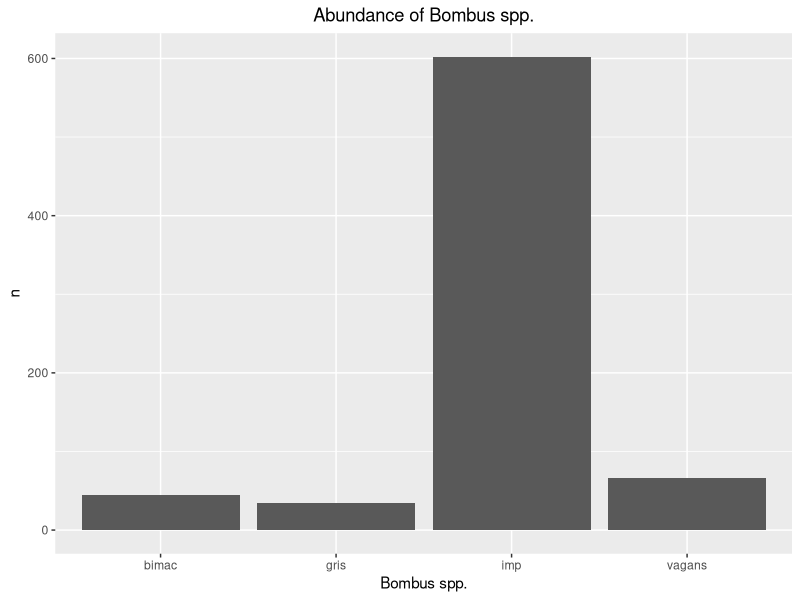
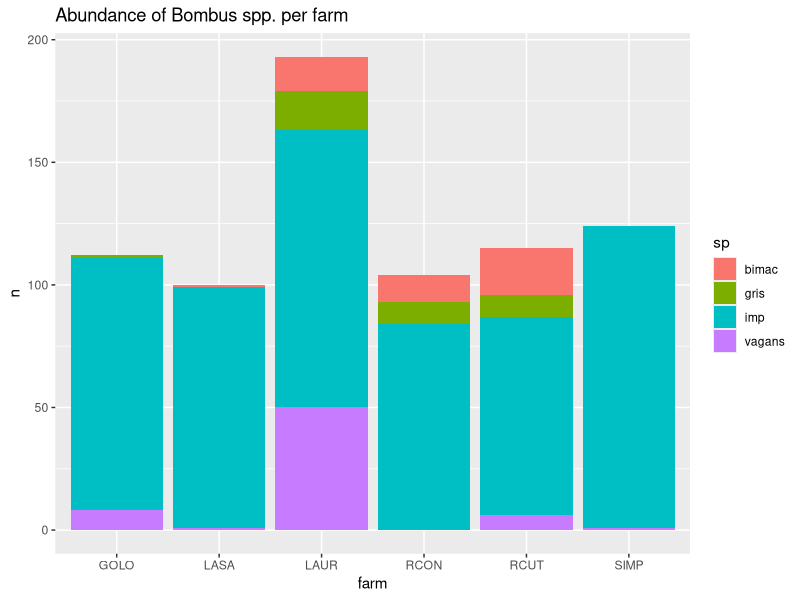
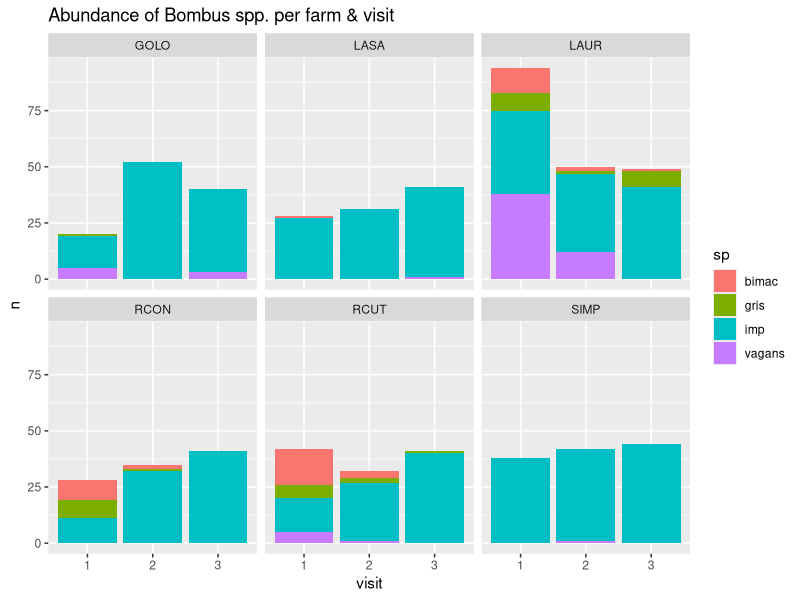
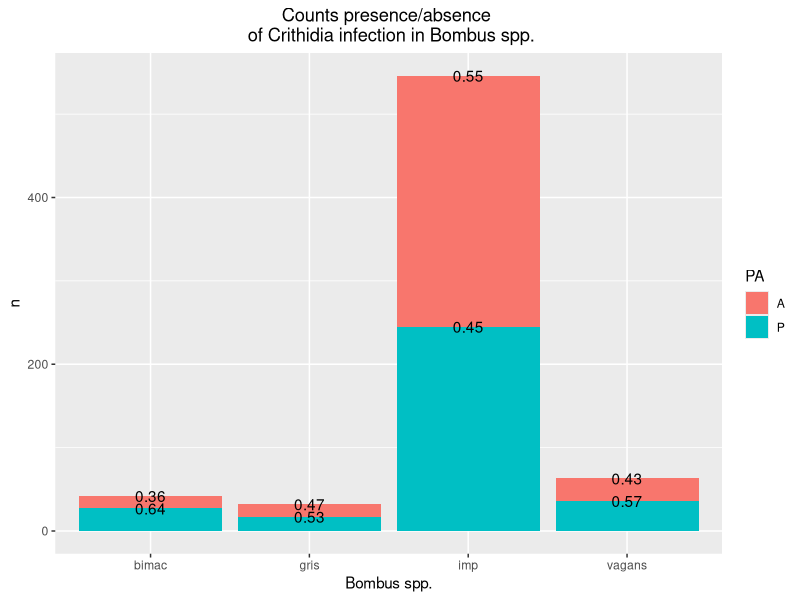
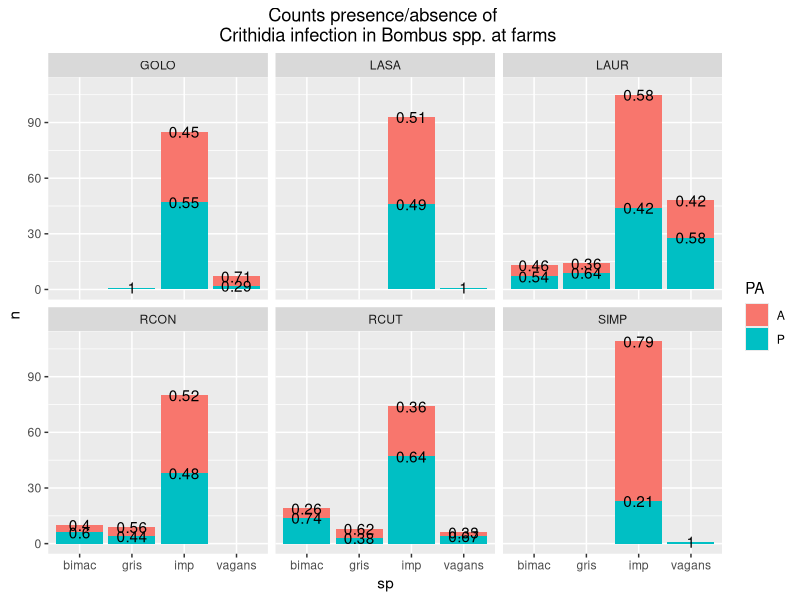
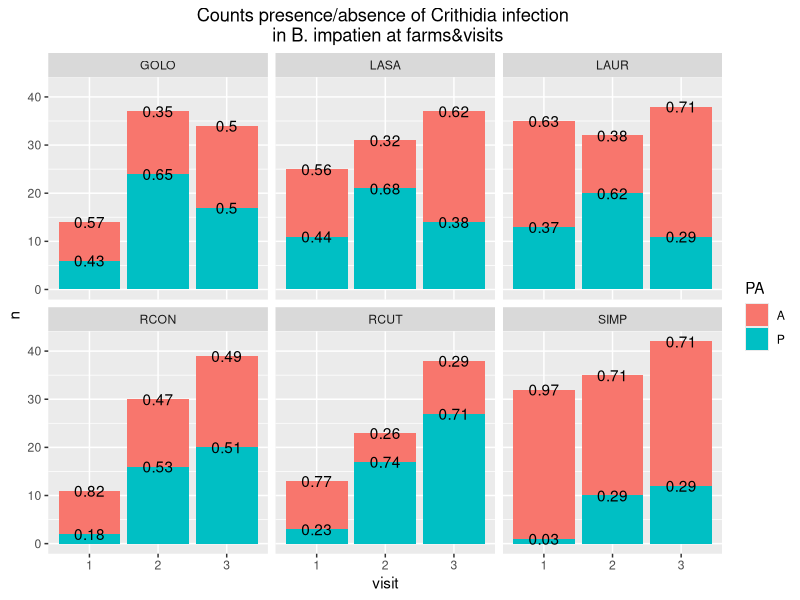
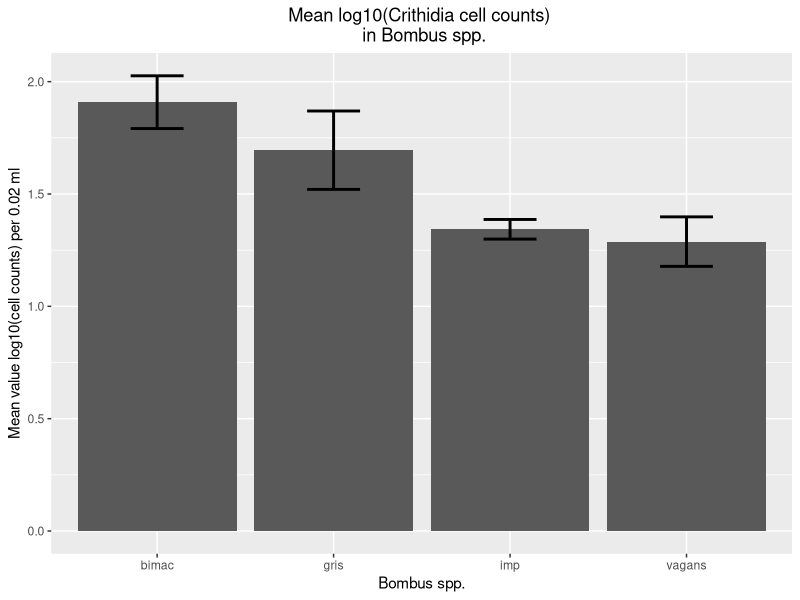
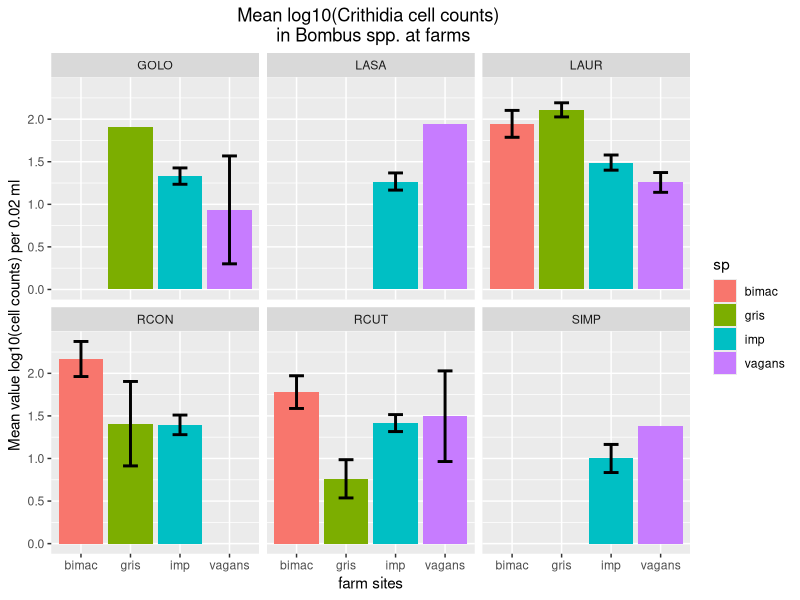

Write the R code that produced these figures, in order.
## ---- chunk 1
require(here)
library(dplyr)
library(tidyverse)
library(ggplot2)
library(lattice)
library(GGally)
## ---- chunk 2
crit_ast <- read.csv(here("data", "crit_ast_v1.csv")) #dataframe with all cut flowers together
crit_ast<-crit_ast[,-1] # get rid of that weird number column

#visit is ordered factor
crit_ast$visit <- factor(crit_ast$visit, levels = c("1", "2", "3"))

#other variables are just normal factors
cols <- c("sp", "PA", "farm", "bee_ID")
crit_ast %>%
  mutate_each_(funs(factor(.)),cols)

## ---- chunk 3

bee_explr<-crit_ast%>%
  filter(sp!="NA") #remove unidentified sp., that erases 12 bees from the dataframe. 

sp_cnt<-bee_explr%>%
  group_by(sp)%>%
  count()


farm_sp_cnt<-bee_explr%>%
  group_by(farm,sp)%>%
  count()


farm_visit_sp_cnt<-bee_explr%>%
  group_by(farm, visit, sp)%>%
  count()

## ---- chunk 4
sp_bars<-sp_cnt%>%
ggplot(aes(sp, n))+
  geom_bar(stat='identity')+
  ggtitle("Abundance of Bombus spp.") +
  theme(plot.title = element_text(hjust = 0.5))+
  xlab("Bombus spp.") 
  sp_bars
## ---- chunk 5
farm_sp_bars<-farm_sp_cnt%>%
ggplot(aes(farm, n, fill=sp))+
  geom_bar(stat='identity')+
  ggtitle("Abundance of Bombus spp. per farm")
  farm_sp_bars
## ---- chunk 6
farm_visit_sp_bars<-farm_visit_sp_cnt%>%
ggplot(aes(visit,n, fill=sp))+
  geom_bar(stat='identity')+
  facet_wrap(~farm)+
  ggtitle("Abundance of Bombus spp. per farm & visit")
  farm_visit_sp_bars
## ---- chunk 7
bee_crith_PA <- bee_explr %>%
  filter(PA!="NA") 
## ---- chunk 8
sp_crith_PA <- bee_crith_PA %>%
  group_by(sp, PA)%>%
  count()
  
  #calculate proportions of presence and absent to total bees dissected
proportions<-sp_crith_PA%>%
  group_by(sp)%>%
  summarise(PA_total=n/sum(n))

sp_crith_PA_pro<-cbind(sp_crith_PA, proportions[,2])%>%
  mutate(PA_tot=round(PA_total,2)) # rounding 

sp_crith_PA_bar <- sp_crith_PA_pro %>%
  ggplot(aes(x = sp, y=n, fill=PA)) +
  geom_bar(stat='identity')+
  geom_text(aes(label = PA_tot), position = "stack")+
  ggtitle("Counts presence/absence \n of Crithidia infection in Bombus spp.") +
  theme(plot.title = element_text(hjust = 0.5))+
  xlab("Bombus spp.") 
sp_crith_PA_bar
## ---- chunk 9

farm_sp_crith_PA <- bee_crith_PA %>%
  group_by(sp, farm, PA)%>%
  count()

farm_proportions<-farm_sp_crith_PA%>%
  group_by(sp, farm)%>%
  summarise(PA_total=n/sum(n))


farm_sp_crith_PA_pro<-cbind(farm_sp_crith_PA, farm_proportions[,3])%>%
  mutate(PA_tot = round(PA_total,2)) # rounding

farm_sp_crith_PA_bars <- farm_sp_crith_PA_pro %>%
  ggplot(aes(x = sp, y= n, fill=PA)) +
  facet_wrap(~farm)+
  geom_bar(stat = 'identity')+
  geom_text(aes(label = PA_tot), position = "stack")+
   ggtitle("Counts presence/absence of \n Crithidia infection in Bombus spp. at farms") +
  theme(plot.title = element_text(hjust = 0.5) )

farm_sp_crith_PA_bars
## ---- chunk 10

farm_visit_imp_crith_PA <- bee_crith_PA %>%
  filter(sp=="imp")%>%
  group_by(farm, visit, PA)%>%
  count()

farm_imp_proportions<-farm_visit_imp_crith_PA%>%
  group_by(farm, visit)%>%
  summarise(PA_total=n/sum(n))

farm_imp_crith_PA_pro<-cbind(farm_visit_imp_crith_PA, farm_imp_proportions[,3])%>%
  mutate(PA_tot = round(PA_total,2)) # rounding


farm_visit_imp_crith_PA_bars  <- farm_imp_crith_PA_pro %>%
  ggplot(aes(x = visit, y=n, fill=PA)) +
  facet_wrap(~farm)+
  geom_bar(stat = 'identity')+
  geom_text(aes(label = PA_tot), position = "stack")+
   ggtitle("Counts presence/absence of Crithidia infection \n in B. impatien at farms&visits") +
  theme(plot.title = element_text(hjust = 0.5))
farm_visit_imp_crith_PA_bars

## ---- chunk 11
bee_crith <- bee_explr %>%
  filter(log10_cnt!="NA", PA=="P") #remove NA counts, only crithidia present data
## ---- chunk 12
# average log10count by sp.
sp_crith <- bee_crith %>%
  group_by(sp)%>%
  summarise(mean_log10cnt = mean(log10_cnt), 
            se_log10cnt=sd(log10_cnt)/sqrt(n()))%>%
  ggplot(aes(x = sp, y = mean_log10cnt)) +
  geom_col()+
  geom_errorbar(aes(ymin=mean_log10cnt-se_log10cnt, 
                    ymax= mean_log10cnt+se_log10cnt), 
                width = 0.3, size = 1, 
                position = position_dodge(0.8))+
  ggtitle("Mean log10(Crithidia cell counts) \n in Bombus spp.") +
  theme(plot.title = element_text(hjust = 0.5))+
  ylab("Mean value log10(cell counts) per 0.02 ml") + 
  xlab("Bombus spp.") 
sp_crith

## ---- chunk 13
farm_sp_crith <- bee_crith %>%
  group_by(farm, sp)%>%
  summarise(mean_log10cnt = mean(log10_cnt),
            se_log10cnt=sd(log10_cnt)/sqrt(n()))%>%
  ggplot(aes(x = sp, y = mean_log10cnt, fill=sp)) +
  facet_wrap(~farm)+
  geom_col()+
  geom_errorbar(aes(ymin=mean_log10cnt-se_log10cnt, 
                    ymax= mean_log10cnt+se_log10cnt), 
                width = 0.3, size = 1, 
                position = position_dodge(0.8))+
   ggtitle("Mean log10(Crithidia cell counts) \n in Bombus spp. at farms") +
  theme(plot.title = element_text(hjust = 0.5))+
  ylab("Mean value log10(cell counts) per 0.02 ml") + 
  xlab("farm sites") 
farm_sp_crith
## ---- chunk 14
farm_visit_imp_crith <- bee_crith %>%
  filter(sp=="imp")%>%
  group_by(farm, visit)%>%
  summarise(mean_log10cnt = mean(log10_cnt),
            se_log10cnt=sd(log10_cnt)/sqrt(n()))%>%
  ggplot(aes(x = visit, y = mean_log10cnt)) +
  facet_wrap(~farm)+
  geom_col()+
  geom_errorbar(aes(ymin=mean_log10cnt-se_log10cnt, 
                    ymax= mean_log10cnt+se_log10cnt), 
                width = 0.3, size = 1, 
                position = position_dodge(0.8))+
   ggtitle("Mean log10(Crithidia cell counts) \n in B. impatien at farms&visits") +
  theme(plot.title = element_text(hjust = 0.5))+
  ylab("Mean value log10(cell counts) per 0.02 ml") + 
  xlab("farm sites") 
farm_visit_imp_crith


## ---- chunk 15

farm_visit_cut_abundance <- crit_ast %>%
  filter(farm!="RCON")%>%
  ggplot(aes(x = visit, y = cut, color=farm, group = farm)) +
  geom_point(size=3)+
  geom_line()+
   ggtitle("cut flower abundance for each visit, no RCON") +
  theme(plot.title = element_text(hjust = 0.5))+
  ylab("log10(cut flower abundance)") + 
  xlab("visit") 
farm_visit_cut_abundance

farm_visit_border_abundance <- crit_ast %>%
  filter(border!=0)%>%
  ggplot(aes(x = visit, y = border, color=farm, group = farm)) +
  geom_point(size=3)+
  geom_line()+
   ggtitle("border flower abundance for each visit (measured)") +
  theme(plot.title = element_text(hjust = 0.5))+
  ylab("log10(border flower abundance)") + 
  xlab("visit") 
farm_visit_border_abundance


farm_visit_ast_abundance <- crit_ast %>%
  filter(log.sum_ast_inflr!=0)%>%
  ggplot(aes(x = visit, y = log.sum_ast_inflr, color=farm, group = farm)) +
  geom_point(size=3)+
  geom_line()+
   ggtitle("total asteraceae flower abundance for each visit") +
  theme(plot.title = element_text(hjust = 0.5))+
  ylab("log10(asteraceae flower abundance)") + 
  xlab("visit") 
farm_visit_ast_abundance


farm_visit_sf_abundance <- crit_ast %>%
  ggplot(aes(x = visit, y = sf, color=farm, group = farm)) +
  geom_point(size=3)+
   ggtitle("total sun flower abundance for each visit") +
  theme(plot.title = element_text(hjust = 0.5))+
  ylab("log10(sunflower abundance)") + 
  xlab("visit") 
farm_visit_sf_abundance

## ---- chunk 16
flr_boxplot <- ggplot(crit_ast, aes(y = log.sum_ast_inflr)) + 
  geom_boxplot()+
   ggtitle("spread of total asteraceae flower log10(abundance)") +
  theme(plot.title = element_text(hjust = 0.5))
flr_boxplot
flr_boxplot_farm <- ggplot(crit_ast, aes(y = log.sum_ast_inflr, color=farm)) + 
  geom_boxplot()+
   ggtitle("spread of asteraceae flower log10(abundance) at each farm") +
  theme(plot.title = element_text(hjust = 0.5))
flr_boxplot_farm

## ---- chunk 17
flr_boxplot <- ggplot(crit_ast, aes(y = cut)) + 
  geom_boxplot()+
   ggtitle("spread of cut flower log10(abundance)") +
  theme(plot.title = element_text(hjust = 0.5))
#flr_boxplot
flr_boxplot_farm <- ggplot(crit_ast, aes(y = cut, color=farm)) + 
  geom_boxplot()+
   ggtitle("spread of cut flower log10(abundance) at each farm") +
  theme(plot.title = element_text(hjust = 0.5))
#flr_boxplot_farm

## ---- chunk 18
flr_border_boxplot <- ggplot(crit_ast, aes(y = border)) + 
  geom_boxplot()+
   ggtitle("spread of border flower log10(abundance)") +
  theme(plot.title = element_text(hjust = 0.5))
#flr_border_boxplot
flr_border_boxplot_farm <- ggplot(crit_ast, aes(y = border, color=farm)) + 
  geom_boxplot()+
   ggtitle("spread of border flower log10(abundance) at each farm") +
  theme(plot.title = element_text(hjust = 0.5))
#flr_border_boxplot_farm

## ---- chunk 19
wing_boxplot <- ggplot(crit_ast, aes(y = Wing_MM, x=sp)) + 
  geom_boxplot()+
   ggtitle("spread of wing sizes") +
  theme(plot.title = element_text(hjust = 0.5))
wing_boxplot
## ---- chunk 20
crit_P<-crit_ast%>%
  filter(PA=="P")
hist(crit_P$log10_cnt, breaks = 10, probability = TRUE, main = "Histogram of crithidia cell counts", xlab = "log10(crithidia cell counts)")
## ---- chunk 21


tot_crit <- ggplot(crit_P, aes(y = log10_cnt)) + 
  geom_boxplot()+
   ggtitle("spread of log10(Crithidia cell counts) \n in Bombus w/ present infection") +
  theme(plot.title = element_text(hjust = 0.5))
  

tot_crit
## ---- chunk 22
crit_P_no_na<-crit_P%>%
  filter(sp != "NA")#one bee was not id to sp.

sp_crit <- ggplot(crit_P_no_na, aes(y = log10_cnt)) + 
  facet_wrap(~sp)+
  geom_boxplot()+
   ggtitle("spread of log10(Crithidia cell counts) \n in Bombus sp. w/ present infection") +
  theme(plot.title = element_text(hjust = 0.5))
  
sp_crit

## ---- chunk 23
qqnorm(crit_P$log10_cnt) 

## ---- chunk 24
crit_imp<-crit_P%>%
  filter(sp=="imp")


qqnorm(crit_imp$log10_cnt)
## ---- chunk 25
mod <- lm(log10_cnt ~ log.sum_ast_inflr, data = crit_imp) 
cooksd <- cooks.distance(mod) 
plot(cooksd) 
abline(h = 4*mean(cooksd, na.rm=T), col="red")
## ---- chunk 26

ggpairs(crit_P_no_na[,c(1,4,6,9)], aes(color=sp)) + theme_bw()
ggpairs(crit_P_no_na[,c(6,9,10,11:15)], aes(color=sp)) + theme_bw()

